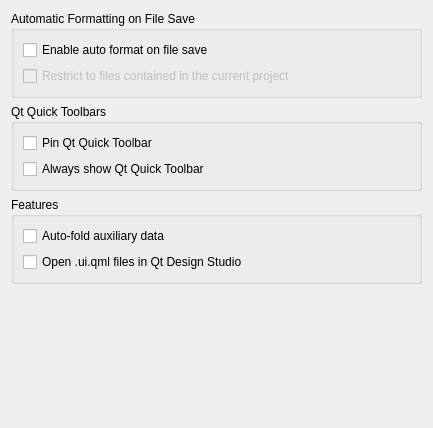
<?xml version="1.0" encoding="UTF-8"?>
<ui version="4.0">
 <class>QmlJSEditor::Internal::QmlJsEditingSettingsPage</class>
 <widget class="QWidget" name="QmlJSEditor::Internal::QmlJsEditingSettingsPage">
  <property name="geometry">
   <rect>
    <x>0</x>
    <y>0</y>
    <width>433</width>
    <height>428</height>
   </rect>
  </property>
  <property name="windowTitle">
   <string/>
  </property>
  <layout class="QGridLayout" name="gridLayout">
   <item row="1" column="0">
    <widget class="QGroupBox" name="groupBox_2">
     <property name="title">
      <string>Qt Quick Toolbars</string>
     </property>
     <layout class="QVBoxLayout" name="verticalLayout">
      <item>
       <widget class="QCheckBox" name="textEditHelperCheckBoxPin">
        <property name="toolTip">
         <string>If enabled, the toolbar will remain pinned to an absolute position.</string>
        </property>
        <property name="text">
         <string>Pin Qt Quick Toolbar</string>
        </property>
       </widget>
      </item>
      <item>
       <widget class="QCheckBox" name="textEditHelperCheckBox">
        <property name="text">
         <string>Always show Qt Quick Toolbar</string>
        </property>
       </widget>
      </item>
     </layout>
    </widget>
   </item>
   <item row="3" column="0">
    <spacer name="verticalSpacer">
     <property name="orientation">
      <enum>Qt::Vertical</enum>
     </property>
     <property name="sizeHint" stdset="0">
      <size>
       <width>20</width>
       <height>40</height>
      </size>
     </property>
    </spacer>
   </item>
   <item row="0" column="0">
    <widget class="QGroupBox" name="groupBox">
     <property name="title">
      <string>Automatic Formatting on File Save</string>
     </property>
     <layout class="QVBoxLayout" name="verticalLayout_2">
      <item>
       <widget class="QCheckBox" name="autoFormatOnSave">
        <property name="text">
         <string>Enable auto format on file save</string>
        </property>
       </widget>
      </item>
      <item>
       <widget class="QCheckBox" name="autoFormatOnlyCurrentProject">
        <property name="enabled">
         <bool>false</bool>
        </property>
        <property name="text">
         <string>Restrict to files contained in the current project</string>
        </property>
       </widget>
      </item>
     </layout>
    </widget>
   </item>
   <item row="2" column="0">
    <widget class="QGroupBox" name="groupBox_3">
     <property name="title">
      <string>Features</string>
     </property>
     <layout class="QVBoxLayout" name="verticalLayout_3">
      <item>
       <widget class="QCheckBox" name="foldAuxDataCheckBox">
        <property name="text">
         <string>Auto-fold auxiliary data</string>
        </property>
       </widget>
      </item>
      <item>
      <widget class="QCheckBox" name="openUiQmlFilesInQDS">
       <property name="text">
        <string>Open .ui.qml files in Qt Design Studio</string>
       </property>
      </widget>
     </item>
     </layout>
    </widget>
   </item>
  </layout>
 </widget>
 <resources/>
 <connections>
  <connection>
   <sender>autoFormatOnSave</sender>
   <signal>toggled(bool)</signal>
   <receiver>autoFormatOnlyCurrentProject</receiver>
   <slot>setEnabled(bool)</slot>
   <hints>
    <hint type="sourcelabel">
     <x>216</x>
     <y>40</y>
    </hint>
    <hint type="destinationlabel">
     <x>216</x>
     <y>63</y>
    </hint>
   </hints>
  </connection>
 </connections>
</ui>
